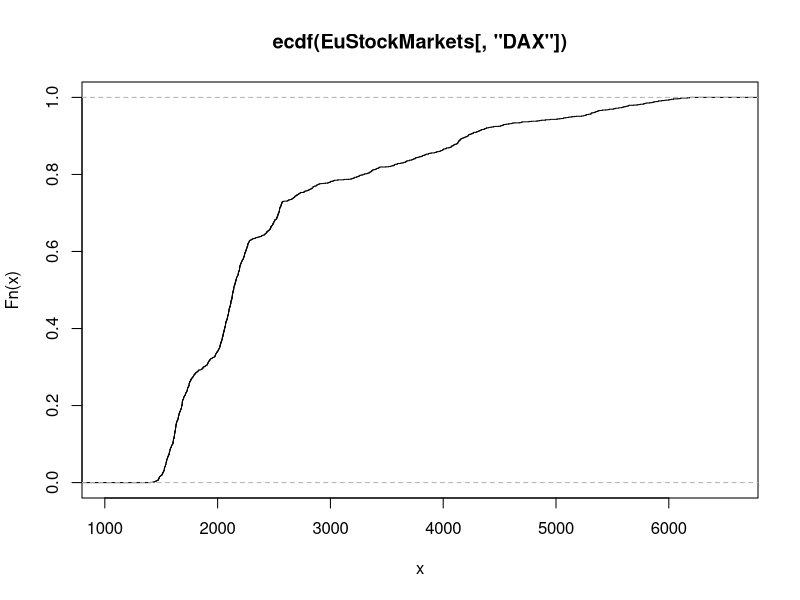
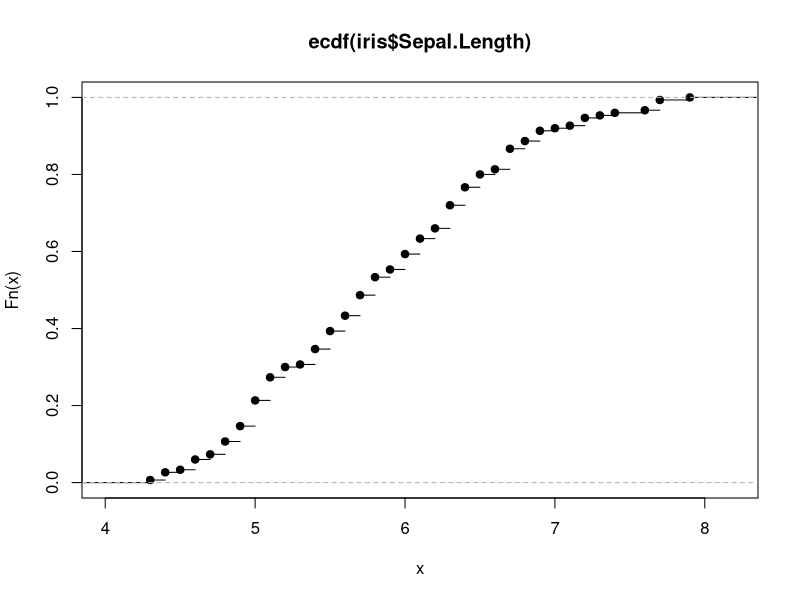
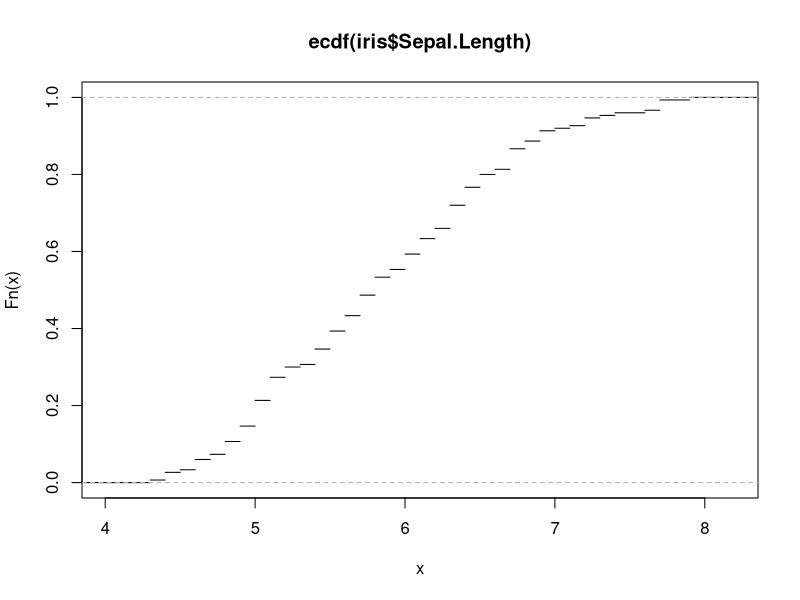
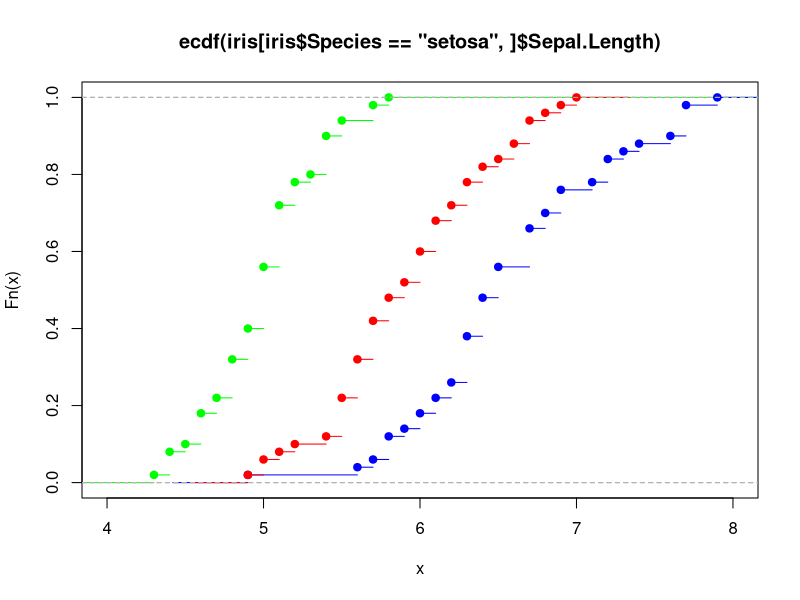
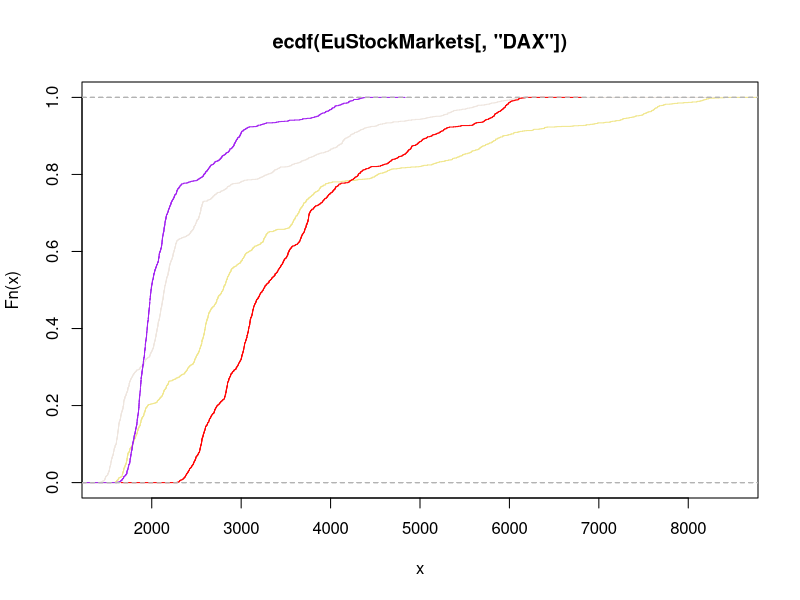
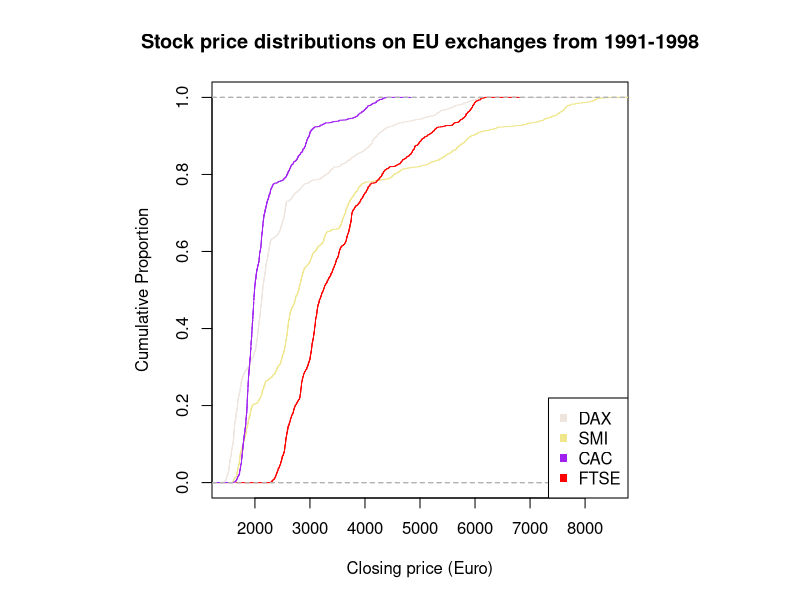

Source code (R) for these figures, in order:
## ---- chunk 1
head(EuStockMarkets)
## ---- chunk 2
plot(ecdf(EuStockMarkets[,"DAX"]))
## ---- chunk 3
head(iris)
plot(ecdf(iris$Sepal.Length))
## ---- chunk 4
plot(ecdf(iris$Sepal.Length),
     cex=0)
## ---- chunk 5
plot(ecdf(iris[iris$Species=="setosa",]$Sepal.Length),
     xlim=c(4,8),
     col="green")
lines(ecdf(iris[iris$Species=="virginica",]$Sepal.Length),
      col="blue")
lines(ecdf(iris[iris$Species=="versicolor",]$Sepal.Length),
      col="red")
## ---- chunk 6
plot(ecdf(EuStockMarkets[,"DAX"]),
     xlim=c(1500,8500),
     col="seashell2")
lines(ecdf(EuStockMarkets[,"SMI"]),
     col="khaki")
lines(ecdf(EuStockMarkets[,"CAC"]),
     col="purple")
lines(ecdf(EuStockMarkets[,"FTSE"]),
     col="red")
## ---- chunk 7
par(pty='s')  # force the plot to be square before we start

plot(ecdf(EuStockMarkets[,"DAX"]),
     xlim=c(1500,8500),
     xlab="Closing price (Euro)",
     ylab="Cumulative Proportion",
     main="Stock price distributions on EU exchanges from 1991-1998",
     col="seashell2")
lines(ecdf(EuStockMarkets[,"SMI"]),
     col="khaki")
lines(ecdf(EuStockMarkets[,"CAC"]),
     col="purple")
lines(ecdf(EuStockMarkets[,"FTSE"]),
     col="red")

legend('bottomright', 
       legend=c("DAX","SMI","CAC","FTSE"),  # text in the legend
       col=c("seashell2","khaki","purple","red"),  # point colors
       pch=15)  # specify the point type to be a square
